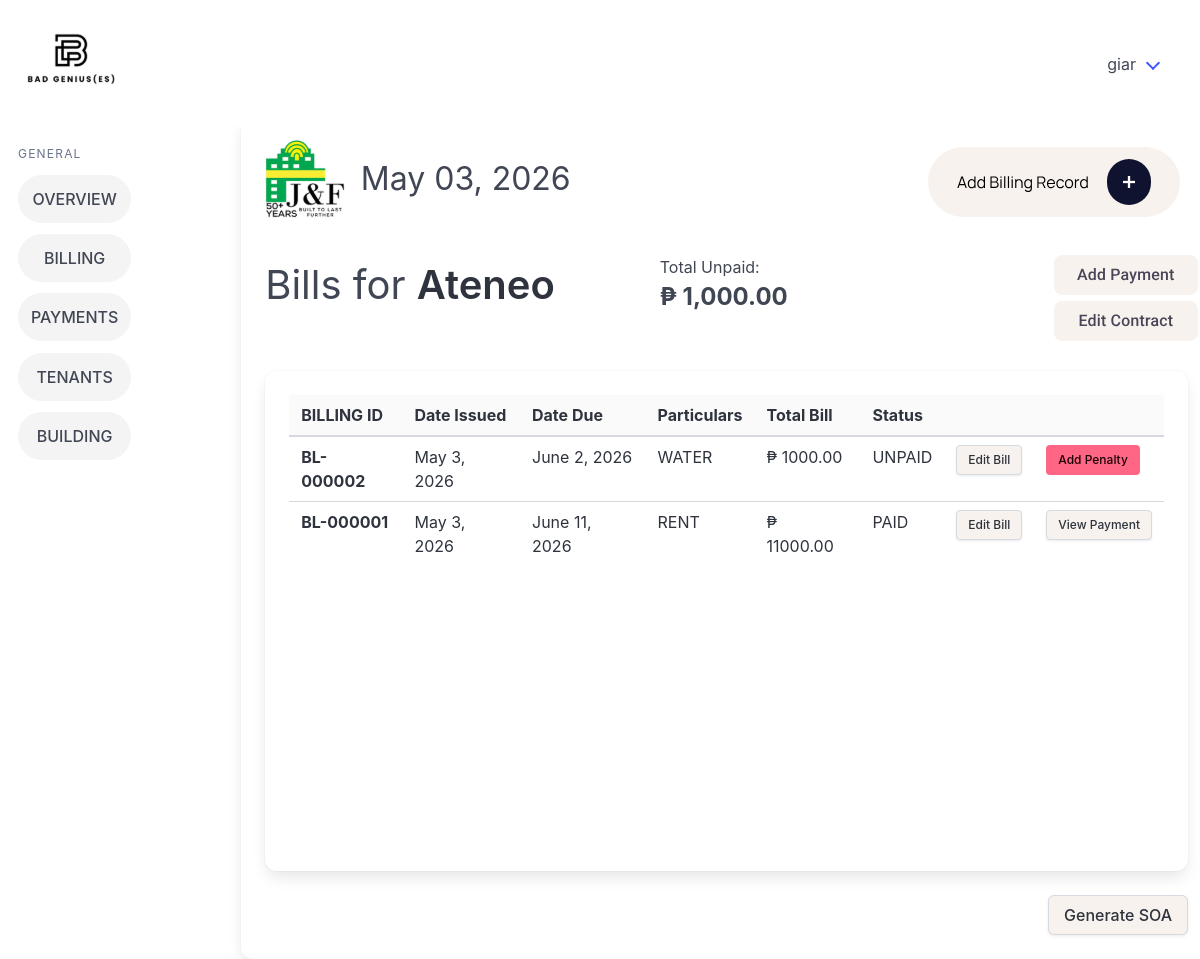
The page /view_bills/1/ (signed in) on the database as committed earlier.
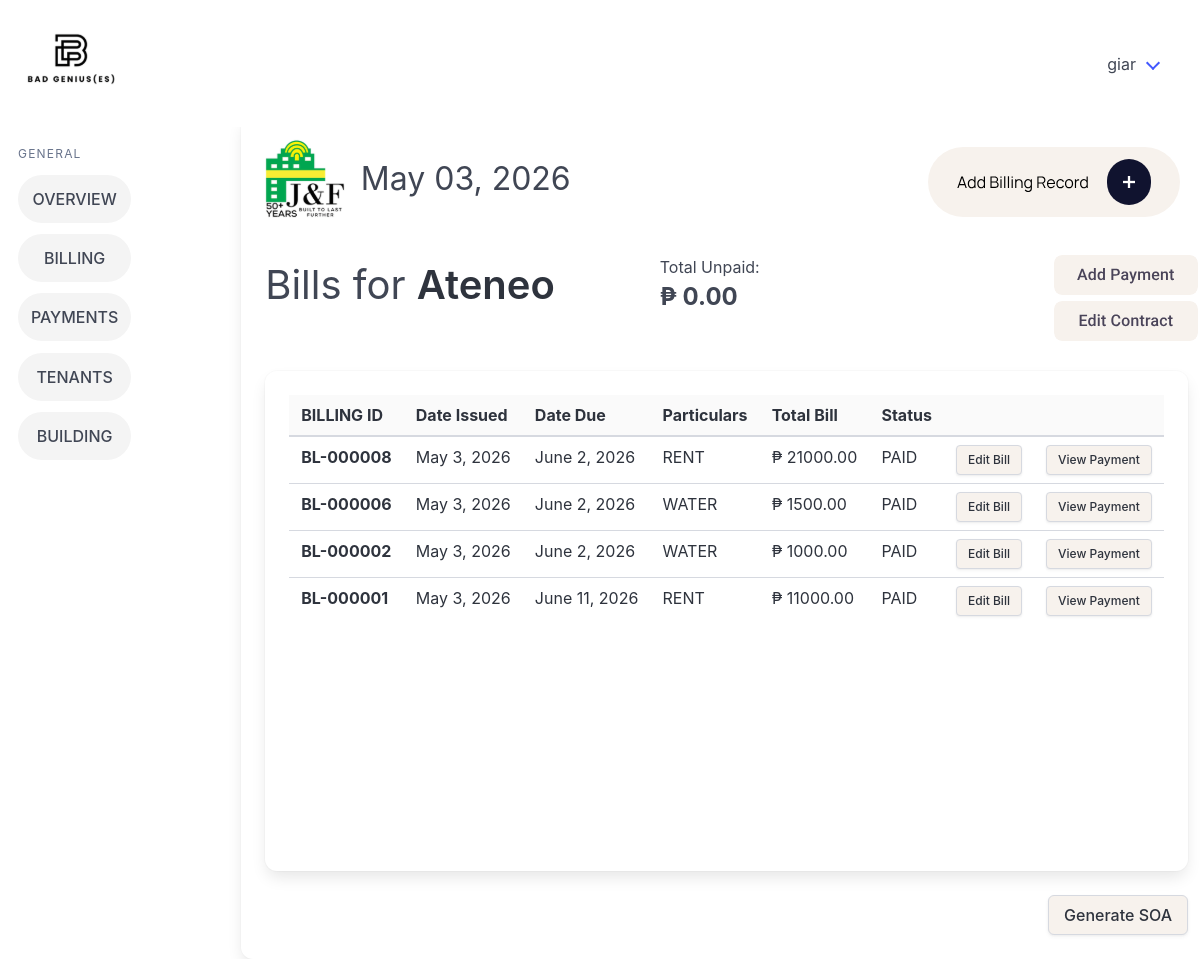
The same page on the database as committed later.
### billingApp/models.py (models this page shows, shortened)
class Tenant(models.Model):
    companyName = models.CharField(max_length=100, null=True, blank=True)
    contactPerson = models.CharField(max_length=100)
    phoneNumber = models.CharField(max_length=12)
    email = models.CharField(max_length=50)
    carryover_balance = models.DecimalField(max_digits=12, decimal_places=2, default=Decimal('0.00'))
    modified_by = models.ForeignKey("Account", on_delete=models.SET_NULL, null=True, blank=True, related_name="+")
    modified_at = models.DateTimeField(auto_now=True, null=True, blank=True)
    objects = models.Manager

class BillingRecord(models.Model):
    tenant = models.ForeignKey(Tenant, on_delete=models.CASCADE)
    lease = models.ForeignKey(Lease, on_delete=models.CASCADE)
    modified_by = models.ForeignKey("Account", on_delete=models.SET_NULL, null=True, blank=True, related_name="+")
    modified_at = models.DateTimeField(auto_now=True, null=True, blank=True)
    dateIssued = models.DateField()
    dateDue = models.DateField(null=True, blank=True)
    RENT = 'RENT'
    ELECTRICITY = 'ELECTRICITY'
    WATER = 'WATER'
    BILLING_CHOICES = [
        (RENT, 'Rent'),
        (ELECTRICITY, 'Electricity'),
        (WATER, 'Water'),
    ]
    billingFor = models.CharField(max_length=20, choices=BILLING_CHOICES)
    amountDue = models.DecimalField(max_digits=12, decimal_places=2)
    penaltyFee = models.DecimalField(max_digits=12, decimal_places=2, null=True, blank=True)
    STATUS_UNPAID = "UNPAID"
    STATUS_UNDERPAID = "UNDERPAID"
    STATUS_PAID = "PAID"
    STATUS_OVERPAID = "OVERPAID"
    STATUS_OVERDUE = "OVERDUE"
    STATUS_CHOICES = [
        (STATUS_UNPAID, "Unpaid"),
        (STATUS_UNDERPAID, "Underpaid"),
        (STATUS_PAID, "Paid"),
        (STATUS_OVERPAID, "Overpaid"),
        (STATUS_OVERDUE, "Overdue"),
    ]
    status = models.CharField(
        max_length=10,
        choices=STATUS_CHOICES,
        default=STATUS_UNPAID
    )
    balance = models.DecimalField(
        max_digits=12,
        decimal_places=2,
        null=True,
        blank=True
    )
    carryoverAdjustment = models.DecimalField(
        max_digits=12,
        decimal_places=2,
        default=Decimal("0.00")
    )
    def billing_number(self):
        if self.pk:
            return f"BL-{self.pk:06d}"

### billingApp/views.py (the view)
# urls.py: path('view_bills/<int:pk>/', views.view_bills, name='view_bills'),
@login_required
def view_bills(request, pk):
    tenant = get_object_or_404(Tenant, pk=pk)
    mark_carryover_bills_as_paid_if_settled(tenant)
    bills = BillingRecord.objects.filter(
        tenant=tenant
    ).order_by("-id")
    payments = Payment.objects.filter(
        tenantID=tenant
    )
    total_unpaid_balance = Decimal("0.00")
    carryover_balance = money(tenant.carryover_balance)
    carryover_type = None
    carryover_amount = Decimal("0.00")
    carryover_message = None
    if carryover_balance > Decimal("0.00"):
        carryover_type = "OVERPAYMENT"
        carryover_amount = carryover_balance
        carryover_message = f"Tenant has an overpayment credit of ₱ {carryover_amount:,.2f}. This will be deducted from the next bill."
    elif carryover_balance < Decimal("0.00"):
        carryover_type = "UNDERPAYMENT"
        carryover_amount = abs(carryover_balance)
        carryover_message = f"Tenant has an underpayment balance of ₱ {carryover_amount:,.2f}. This will be added to the next bill."
    if not (tenant.companyName or "").strip():
        tenant.companyName_display = tenant.contactPerson
    else:
        tenant.companyName_display = tenant.companyName
    for b in bills:
        b.payment = Payment.objects.filter(billingID=b).order_by("-id").first()
        total_bill = get_bill_total_due(b)
        b.total_bill_display = f"{total_bill:,.2f}"
        if b.status == BillingRecord.STATUS_UNPAID:
            b.balance_display = f"{total_bill:,.2f}"
            total_unpaid_balance += total_bill
        else:
            b.balance_display = "0.00"
    has_active_lease = Lease.objects.filter(
        tenantName=tenant,
        pastLease=False
    ).exists()
    active_lease = Lease.objects.filter(
        tenantName=tenant,
        pastLease=False
    ).first()
    date_today = get_date_today()
    return render(
        request,
        "billingApp/view_bills.html",
        {
            "tenant": tenant,
            "bills": bills,
            "payments": payments,
            "has_active_lease": has_active_lease,
            "active_lease": active_lease,
            "date_today": date_today,
            "total_unpaid_balance": f"{total_unpaid_balance:,.2f}",
            "carryover_type": carryover_type,
            "carryover_amount": f"{carryover_amount:,.2f}",
            "carryover_message": carryover_message,
        },
    )

### billingApp/views.py (called while the page is built)
def money(value):
    return (value or Decimal("0.00")).quantize(Decimal("0.01"), rounding=ROUND_HALF_UP)

def get_bill_total_due(bill):
    return money(bill.amountDue) + money(bill.penaltyFee)

def mark_carryover_bills_as_paid_if_settled(tenant):
    tenant.refresh_from_db()
    if money(tenant.carryover_balance) != Decimal("0.00"):
        return
    BillingRecord.objects.filter(
        tenant=tenant,
        status__in=[
            BillingRecord.STATUS_UNDERPAID,
            BillingRecord.STATUS_OVERPAID,
        ],
    ).update(
        status=BillingRecord.STATUS_PAID,
        balance=Decimal("0.00"),
    )

def get_date_today():
    from datetime import datetime
    return datetime.now().strftime("%B %d, %Y")

### billingApp/templates/billingApp/view_bills.html (shortened to what this page needs)
{% extends 'billingApp/base.html' %} {% load static %} {% block content %}
<a href="{% url 'add_bill' pk=tenant.id %}" class="p-5">
</a>
</div>
<div class="columns">
  <div class="column">
    <h1 class="is-size-2">
      Bills for
      <strong>{{tenant.companyName_display}}</strong>
    </h1>
  </div>
  <div class="column">
    <p class="is-size-6">Total Unpaid:</p>
    <h2 class="is-size-4 has-text-weight-bold">₱ {{ total_unpaid_balance }}</h2>
  </div>
  <div class="column is-2">
    <a href="{% url 'add_payment' pk=tenant.pk %}">
    </a>
    {% if active_lease %}
    <a href="{% url 'renew_lease' pk=active_lease.pk %}" class="renew-lease-button">
    {% else %}
    <span class="renew-lease-button">
    {% endif %}
    {% if active_lease %}
    </a>
    {% else %}
    </span>
    {% endif %}
  </div>
</div>
<div class="card card3">
  <div class="card-content">
    <div style="overflow: auto; max-height: 400px">
      <table class="table is-fullwidth">
        <thead>
          <tr>
            <th>BILLING ID</th>
            <th>Date Issued</th>
            <th>Date Due</th>
            <th>Particulars</th>
            <th>Total Bill</th>
            <th>Status</th>
            <th></th>
            <th></th>
          </tr>
        </thead>
        <tbody>
          {% for b in bills %}
          <tr>
            <th scope="row">{{ b.billing_number }}</th>
            <td>{{ b.dateIssued }}</td>
            <td>{{ b.dateDue }}</td>
            <td>{{ b.billingFor }}</td>
            {% if b.balance != 0 %}
              <td>₱ {{ b.balance }}</td>
            {% else %}
              <td>₱ {{ b.amountDue }}</td>
            {% endif %}
            <td>{{ b.status }}</td>
            <td>
              <a href="{% url 'edit_bill' pk=b.pk %}" class="button is-small" style="background-color: #f7f2ed">
                Edit Bill
              </a>
            </td>
            <td>
              {% if b.payment %}
              <a
                href="{% url 'payment_details' pk=b.payment.pk %}"
                class="button is-small"
                style="background-color: #f7f2ed"
              >
                View Payment
              </a>
              {% else %}
              <a href="{% url 'add_penalty' pk=b.id %}" class="button is-small is-danger">
                Add Penalty
              </a>
              {% endif %}
            </td>
          </tr>
          {% endfor %}
        </tbody>
      </table>
    </div>
  </div>
</div>
<div class="columns">
  <div class="column has-text-right">
    {% if has_active_lease %}
    <a href="{% url 'soa' pk=tenant.id %}" class="button" style="background-color: #f7f2ed">Generate SOA</a>
    {% else %}
    <button class="button" style="background-color: #f7f2ed" disabled>Generate SOA</button>
    {% endif %}
  </div>
</div>
{% endblock %}

### billingApp/templates/billingApp/base.html (shortened to what this page needs)
{% load static %}
<!doctype html>
<html lang="en">
  <head>
    <link rel="stylesheet" href="{% static 'billingApp/css/style.css' %}" />
    <link rel="stylesheet" href="https://cdn.jsdelivr.net/npm/bulma@1.0.4/css/bulma.min.css" />
  </head>
  <body>
    <nav class="navbar p-5" role="navigation" aria-label="main navigation">
      <div class="navbar-brand">
        <a class="" href="{% url 'home_page' %}">
        </a>
      </div>
      <div id="navbarBasicExample" class="navbar-menu">
        <div class="navbar-end">
          <div class="navbar-item has-dropdown is-hoverable">
            <a class="navbar-link">{{ user.username }}</a>
          </div>
        </div>
      </div>
    </nav>
    <div class="columns">
      <aside class="menu">
        <p class="menu-label">General</p>
        <ul class="menu-list">
          <li><a href="{% url 'home_page' %}" class="sidebarItems button is-light is-rounded is-fullwidth">OVERVIEW</a></li>
          <li><a href="{% url 'billing_records_main' %}" class="sidebarItems button is-light is-rounded is-fullwidth">BILLING</a></li>
          <li><a href="{% url 'payments_main' %}" class="sidebarItems button is-light is-rounded is-fullwidth">PAYMENTS</a></li>
          <li><a href="{% url 'tenants_main' %}" class="sidebarItems button is-light is-rounded is-fullwidth">TENANTS</a></li>
          <li><a href="{% url 'buildings_main' %}" class="sidebarItems button is-light is-rounded is-fullwidth">BUILDING</a></li>
        </ul>
      </aside>
      {% block logo %}
      <div class="card card1">
        <div class="card-content">
          <div class="columns is-4">
            <div class="column is-1">
            </div>
            <div class="column">
              <h1 class="is-size-3 pt-4 pl-4">{{ date_today }}</h1>
            </div>
    {% endblock %} {% block content %} {% endblock %}
  </body>
</html>

### billingApp/static/billingApp/css/style.css (style rules this page uses)
.menu { position: sticky; display: inline-block; vertical-align: top; max-height: 100vh; overflow-y: auto; width: 200px; top: 0; bottom: 0; padding: 30px; }
.menu .menu-list li { margin-bottom: 0.7rem; }
.menu .menu-list li a { padding: 0.75rem 0.9rem; }
.card1 { margin-left: 80px !important; width: 1200px !important; }
.card3 { min-height: 500px !important; }
thead { background-color: #fafafa !important; }
.sidebarItems { background-color: #f4f4f4 !important; }

Rows that differ between the two databases and show on the page:
added BillingRecord: billing_number "BL-000008", dateIssued "May 3, 2026", dateDue "June 2, 2026", billingFor "RENT", amountDue "21000.00", status "PAID", shows "View Payment"
added BillingRecord: billing_number "BL-000006", dateIssued "May 3, 2026", dateDue "June 2, 2026", billingFor "WATER", amountDue "1500.00", status "PAID", shows "View Payment"
changed BillingRecord "BL-000002": amountDue (not shown) → "1000.00"; status "UNPAID" → "PAID"; balance "1000.00" → (not shown); text "Add Penalty" → "View Payment"
Other text that changed with them:
{{ total_unpaid_balance }}: "1,000.00" → "0.00"
